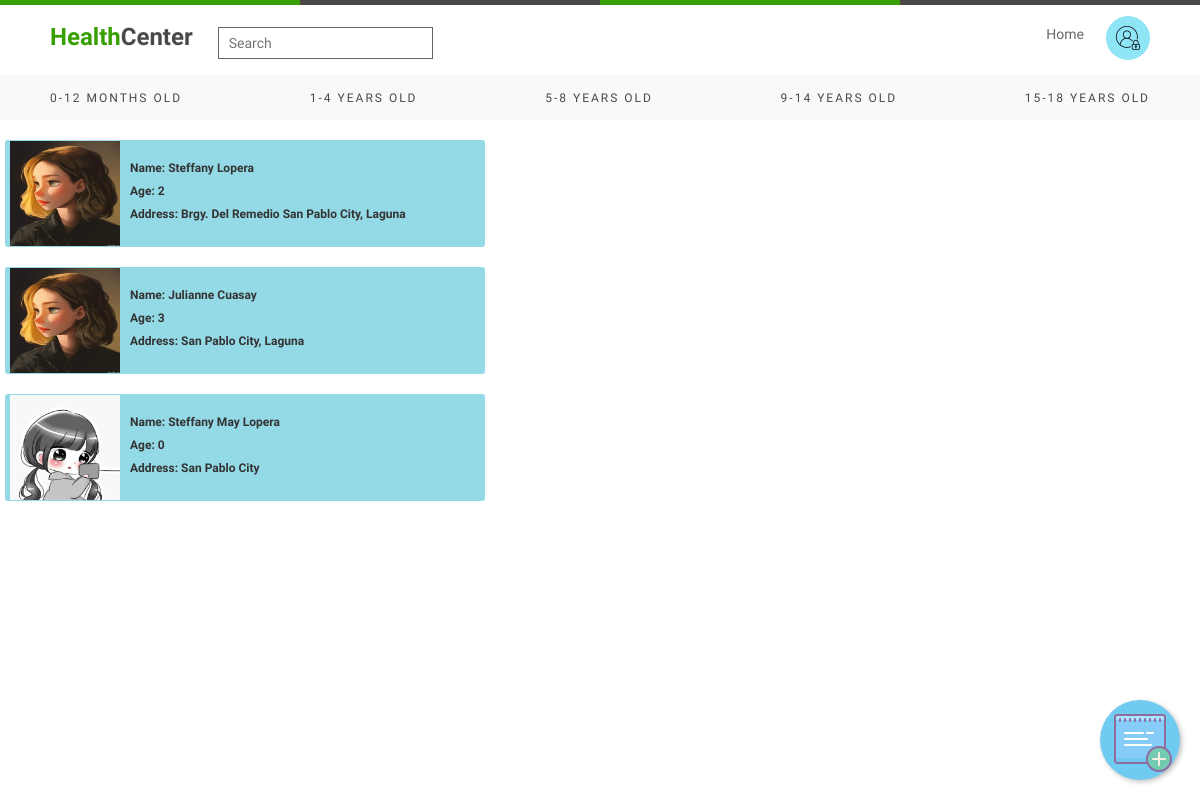
/php/0-12.php, run on an earlier commit of the app's database.
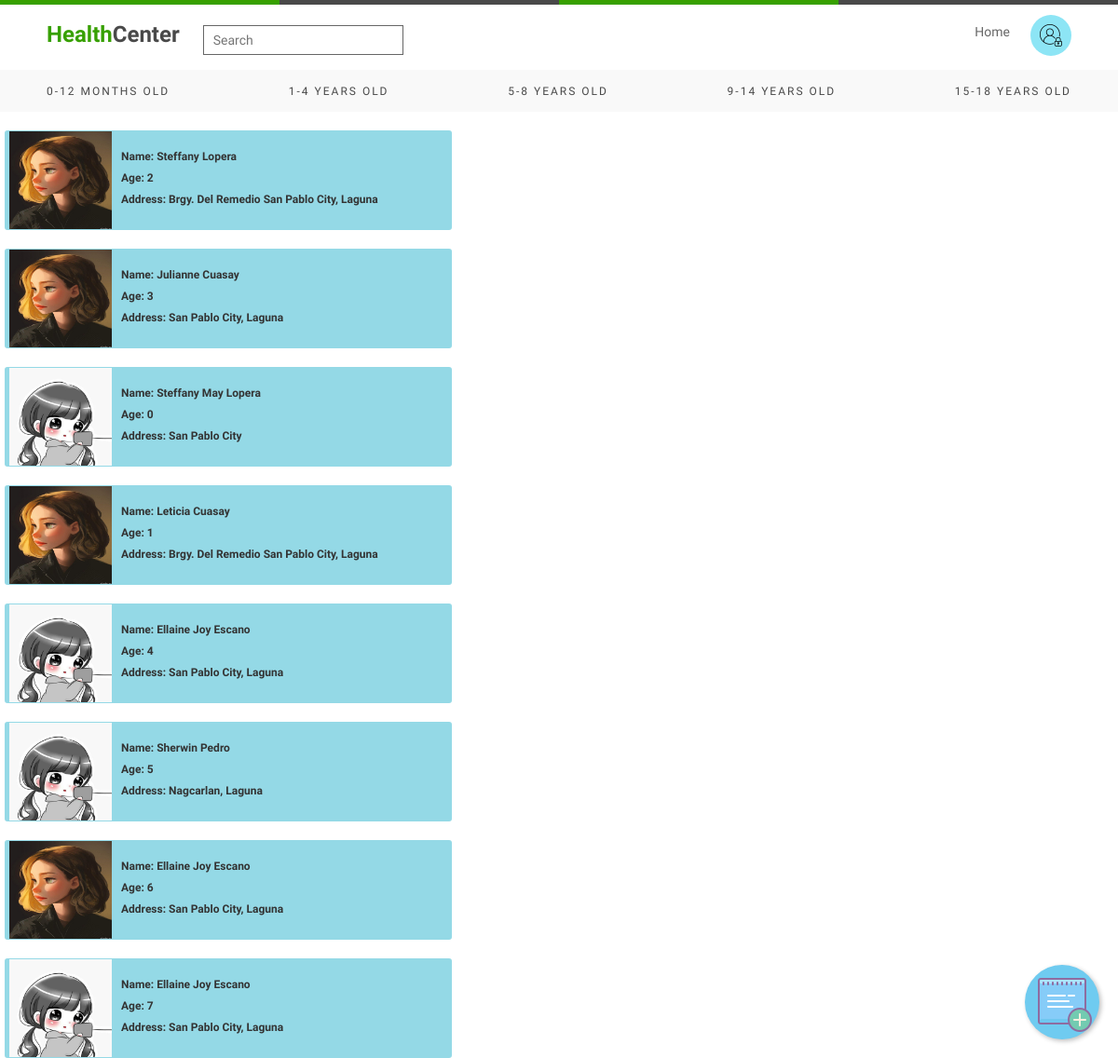
And on a later commit of the database.
### tables this page shows
CREATE TABLE IF NOT EXISTS `info` (
  `id` int(11) NOT NULL AUTO_INCREMENT,
  `pic` blob NOT NULL,
  `fname` text NOT NULL,
  `lname` text NOT NULL,
  `age` int(11) NOT NULL,
  `bday` text NOT NULL,
  `gender` text NOT NULL COMMENT 'address',
  `address` text NOT NULL,
  `height` int(11) NOT NULL,
  `weight` int(11) NOT NULL,
  `shot` text NOT NULL,
  `vit` text NOT NULL,
  `meds` text NOT NULL,
  `medhis` text NOT NULL,
  `pfname` text NOT NULL,
  `plname` text NOT NULL,
  `civstatus` text NOT NULL,
  `relate_child` text NOT NULL,
  `guardian_add` text NOT NULL,
  `contact` int(11) NOT NULL,
  PRIMARY KEY (`id`),
  UNIQUE KEY `id` (`id`)
);

### php/0-12.php (the view, shortened to what this page needs)
<?php
$connect = mysqli_connect("localhost", "root", "", "hcenter");
$query = "SELECT * from info where bday> now() - INTERVAL 12 month";
$result = mysqli_query($connect, $query);
?>
<!DOCTYPE html>
<html lang="en">
<head>
    <link rel="stylesheet" href="../css/modal.css">
    <link rel="stylesheet" href="../css/hompage.css">
    <link rel="stylesheet" href="https://maxcdn.bootstrapcdn.com/bootstrap/3.3.6/css/bootstrap.min.css" />
</head>
<div class="wrapper">
    <div class="multi_color_border"></div>
    <div class="top_nav">
        <div class="left">
            <div class="logo">
                <p><span>Health</span>Center</p>
            </div>
            <div class="search_bar">
                <input type="text" placeholder="Search">
            </div>
        </div>
        <div class="right">
            <ul>
                <li><a href="home.php">Home</a></li>
                <div class="login">
                    <button class="dropbtn"><img src="../images/admin.png"></button>
                </div>
            </ul>
        </div>
    </div>
    <div class="bottom_nav">
        <ul>
            <li><a href="0-12.php">0-12 Months Old</a></li>
            <li><a href="1-4.php">1-4 Years Old</a></li>
            <li><a href="5-8.php">5-8 Years Old</a></li>
            <li><a href="9-14.php">9-14 Years Old</a></li>
            <li><a href="15-18.php">15-18 Years Old</a></li>
        </ul>
    </div>
    <a href="form.php" class="material-icon floating-btn"><img src="../images/add.png"></a>
</div>
<?php
while ($row = mysqli_fetch_array($result)) {
?>
    <br>
    <div class="design clearfix  btn-xs view_data" id="<?php echo $row["id"]; ?>">
        <?php echo "<img src='../images/" . $row["pic"] . "' alt='Image' height=105 width=110>"; ?>
        <br> <label>Name: <?php echo $row["fname"]; ?> <?php echo $row["lname"]; ?> </label>
        <label>Age: <?php echo $row["age"]; ?></label>
        <label>Address: <?php echo $row["address"]; ?></label>
    </div>
<?php
}
?>
</html>
</html>

### css/modal.css (style rules this page uses)
:root { --modal-duration: 1s; --modal-color: #63abeb; }
p { margin-top: 5px; }

### css/hompage.css (style rules this page uses)
* { margin: 0; padding: 0; -webkit-box-sizing: border-box; box-sizing: border-box; list-style: none; text-decoration: none; font-family: "Josefin Sans", sans-serif; }
.wrapper .multi_color_border { width: 100%; height: 5px; background: linear-gradient(to right, #37a000 0% , #37a000 25%, #494949 25%, #494949 50%, #37a000 50%, #37a000 75%, #494949 75%, #494949 100%); }
.wrapper .top_nav { margin-top: 5px; width: 100%; height: 65px; background: #fff; padding: 0 50px; display: flex; justify-content: space-between; align-items: center; }
.wrapper .top_nav .left { display: flex; align-items: center; }
.wrapper .top_nav .left .logo p { font-size: 24px; font-weight: bold; color: #494949; font-family: "Mountains of Christmas", cursive; margin-right: 25px; }
.wrapper .top_nav .left .logo p span { color: #37a000; font-family: "Mountains of Christmas", cursive; }
.wrapper .top_nav .left .search_bar input[type="text"] { border: 1px solid #666666; padding: 5px 10px; outline: none; transition: all 0.5s linear; }
.wrapper .top_nav .right ul { display: flex; }
.wrapper .top_nav .right ul li { margin: 0 12px; }
.wrapper .top_nav .right ul li a { display: block; padding: 8px 10px; color: #666666; }
.wrapper .bottom_nav { width: 100%; background: #f9f9f9; height: 45px; padding: 0 50px; }
.wrapper .bottom_nav ul { width: 100%; height: 45px; display: flex; justify-content: space-between; align-items: center; }
.wrapper .bottom_nav ul li a { color: #494949; letter-spacing: 2px; text-transform: uppercase; font-size: 12px; }
.floating-btn { width: 80px; height: 80px; background: rgb(111, 203, 240); display: flex; text-decoration: none; align-items: center; justify-content: center; border-radius: 50%; color: #fff; font-size: 40px; box-shadow: 2px 2px 5px rgba(0, 0, 0, 0.25); position: fixed; right: 20px; bottom: 20px; transition: background 0.25s; border: none; cursor: pointer; }
.dropbtn { background-color: #8de5f5; padding: 10px; font-size: 16px; border-radius: 50%; border: none; }
.login { position: relative; display: inline-block; }
.design { background-color: #94d9e6; padding: 3em; margin-left: 5px; border-radius: 3ems; width: 40%; height: 10%; cursor: pointer; }
.design img { float: left; margin-right: 10px; }
.design label, address { margin-bottom: 5px; display: block; }
.clearfix { content: ""; display: table; clear: both; }

What changed in the data, as far as the page shows it:
added info: pic (picture), fname "Leticia", lname "Cuasay", age "1", address "Brgy. Del Remedio San Pablo City, Laguna"
added info: pic (picture), fname "Ellaine Joy", lname "Escano", age "4", address "San Pablo City, Laguna"
added info: pic (picture), fname "Sherwin", lname "Pedro", age "5", address "Nagcarlan, Laguna"
added info: pic (picture), fname "Ellaine Joy", lname "Escano", age "6", address "San Pablo City, Laguna"
added info: pic (picture), fname "Ellaine Joy", lname "Escano", age "7", address "San Pablo City, Laguna"
